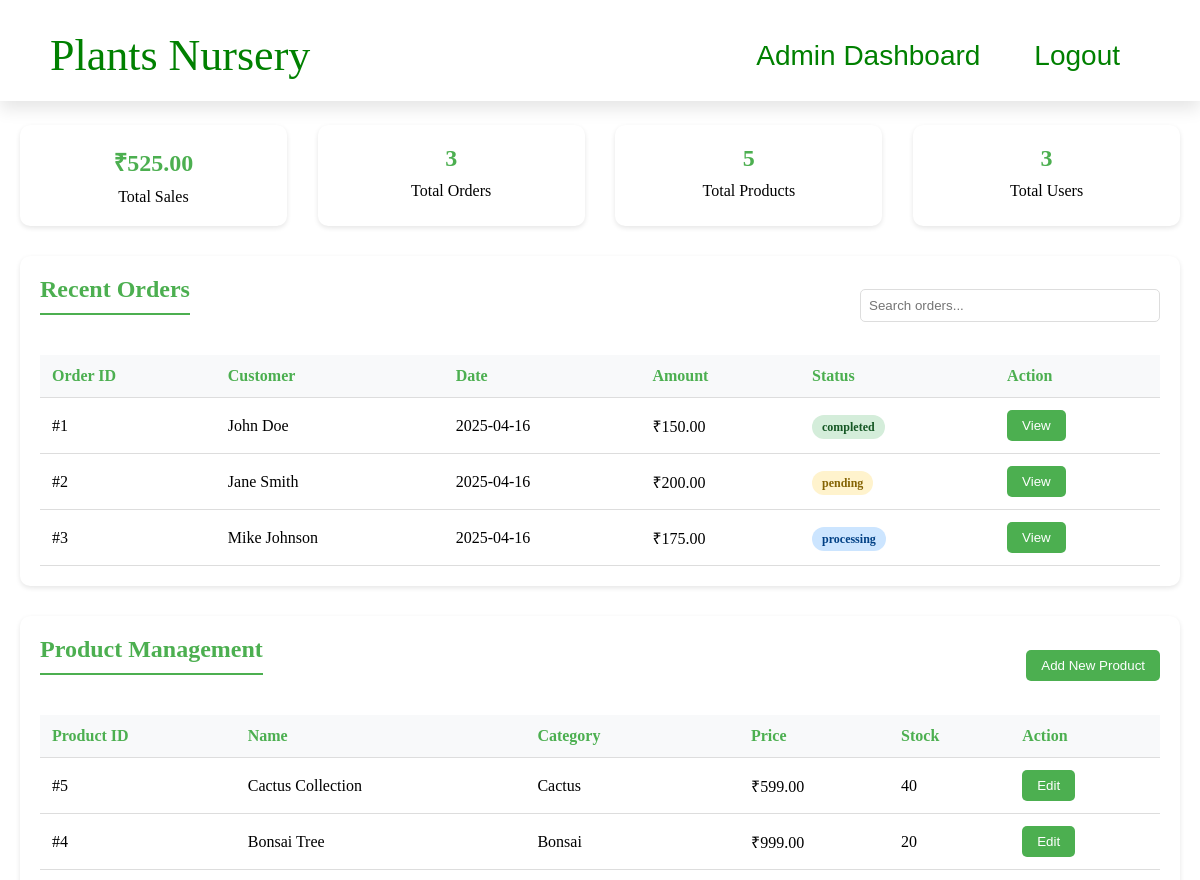
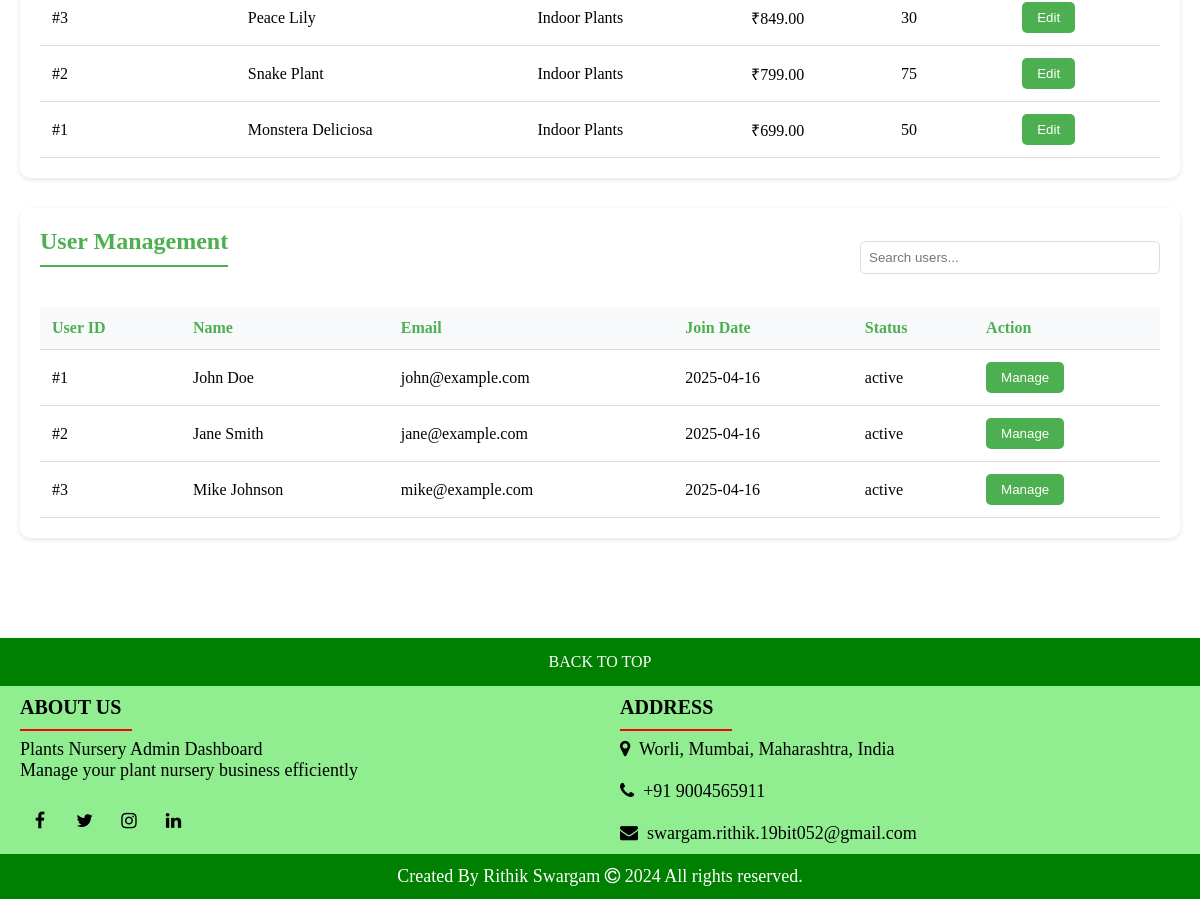
The page /admin.php (signed in) on the database its author committed (2 pictures, top to bottom).
### tables this page shows
CREATE TABLE IF NOT EXISTS orders (
    order_id INT AUTO_INCREMENT PRIMARY KEY,
    user_id INT NOT NULL,
    customer_name VARCHAR(100) NOT NULL,
    customer_email VARCHAR(100) NOT NULL,
    customer_phone VARCHAR(20) NOT NULL,
    shipping_address TEXT NOT NULL,
    amount DECIMAL(10,2) NOT NULL,
    payment_method VARCHAR(50) NOT NULL,
    order_date TIMESTAMP DEFAULT CURRENT_TIMESTAMP,
    status ENUM('pending', 'processing', 'completed', 'cancelled') DEFAULT 'pending',
    FOREIGN KEY (user_id) REFERENCES users(user_id)
);

CREATE TABLE IF NOT EXISTS products (
    product_id INT AUTO_INCREMENT PRIMARY KEY,
    name VARCHAR(100) NOT NULL,
    description TEXT,
    category VARCHAR(50) NOT NULL,
    price DECIMAL(10,2) NOT NULL,
    stock INT NOT NULL DEFAULT 0,
    image_url VARCHAR(255),
    created_at TIMESTAMP DEFAULT CURRENT_TIMESTAMP,
    updated_at TIMESTAMP DEFAULT CURRENT_TIMESTAMP ON UPDATE CURRENT_TIMESTAMP,
    status ENUM('active', 'inactive') DEFAULT 'active'
);

CREATE TABLE IF NOT EXISTS users (
    user_id INT AUTO_INCREMENT PRIMARY KEY,
    name VARCHAR(100) NOT NULL,
    email VARCHAR(100) NOT NULL UNIQUE,
    password VARCHAR(255) NOT NULL,
    phone VARCHAR(20),
    address TEXT,
    join_date TIMESTAMP DEFAULT CURRENT_TIMESTAMP,
    status ENUM('active', 'inactive') DEFAULT 'active'
);

### admin.php (the view, shortened to what this page needs)
<?php
$servername = "localhost";
$username = "root";
$password = "";
$dbname = "plants_nursery";
$conn = new mysqli($servername, $username, $password, $dbname);
$stats = array(
    'total_sales' => 0,
    'total_orders' => 0,
    'total_products' => 0,
    'total_users' => 0
);
$result = $conn->query("SELECT SUM(amount) as total FROM orders");
if ($result && $row = $result->fetch_assoc()) {
    $stats['total_sales'] = $row['total'] ?? 0;
}
$result = $conn->query("SELECT COUNT(*) as total FROM orders");
if ($result && $row = $result->fetch_assoc()) {
    $stats['total_orders'] = $row['total'];
}
$result = $conn->query("SELECT COUNT(*) as total FROM products");
if ($result && $row = $result->fetch_assoc()) {
    $stats['total_products'] = $row['total'];
}
$result = $conn->query("SELECT COUNT(*) as total FROM users");
if ($result && $row = $result->fetch_assoc()) {
    $stats['total_users'] = $row['total'];
}
$recent_orders = array();
$result = $conn->query("SELECT * FROM orders ORDER BY order_date DESC LIMIT 5");
if ($result) {
    while ($row = $result->fetch_assoc()) {
        $recent_orders[] = $row;
    }
}
$products = array();
$result = $conn->query("SELECT * FROM products ORDER BY product_id DESC LIMIT 5");
if ($result) {
    while ($row = $result->fetch_assoc()) {
        $products[] = $row;
    }
}
$users = array();
$result = $conn->query("SELECT * FROM users ORDER BY join_date DESC LIMIT 5");
if ($result) {
    while ($row = $result->fetch_assoc()) {
        $users[] = $row;
    }
}
?>
<!DOCTYPE html>
<html>
<head>
    <link rel="stylesheet" href="Homepage.css">
    <link rel="stylesheet" href="https://cdnjs.cloudflare.com/ajax/libs/font-awesome/4.7.0/css/font-awesome.min.css">
</head>
<body>
    <header>
        <div class="navbar">
            <div class="title">
                <a href="Homepage.html">Plants Nursery</a>
            </div>
            <nav>
                <ul>
                    <li><a href="admin.php" class="active">Admin Dashboard</a></li>
                    <li><a href="admin_logout.php">Logout</a></li>
                </ul>
            </nav>
        </div>
    </header>
    <div class="admin-container">
        <div class="admin-welcome">
            Welcome, <span><?php echo htmlspecialchars($_SESSION['admin_username']); ?></span>
        </div>
        <div class="admin-header">
            <h1>Admin Dashboard</h1>
        </div>
        <div class="admin-stats">
            <div class="stat-card">
                <h3>₹<?php echo number_format($stats['total_sales'], 2); ?></h3>
                <p>Total Sales</p>
            </div>
            <div class="stat-card">
                <h3><?php echo number_format($stats['total_orders']); ?></h3>
                <p>Total Orders</p>
            </div>
            <div class="stat-card">
                <h3><?php echo number_format($stats['total_products']); ?></h3>
                <p>Total Products</p>
            </div>
            <div class="stat-card">
                <h3><?php echo number_format($stats['total_users']); ?></h3>
                <p>Total Users</p>
            </div>
        </div>
        <div class="admin-section">
            <div class="search-bar">
                <h2>Recent Orders</h2>
                <input type="text" placeholder="Search orders...">
            </div>
            <table class="admin-table">
                <thead>
                    <tr>
                        <th>Order ID</th>
                        <th>Customer</th>
                        <th>Date</th>
                        <th>Amount</th>
                        <th>Status</th>
                        <th>Action</th>
                    </tr>
                </thead>
                <tbody>
                    <?php foreach ($recent_orders as $order): ?>
                    <tr>
                        <td>#<?php echo htmlspecialchars($order['order_id']); ?></td>
                        <td><?php echo htmlspecialchars($order['customer_name']); ?></td>
                        <td><?php echo date('Y-m-d', strtotime($order['order_date'])); ?></td>
                        <td>₹<?php echo number_format($order['amount'], 2); ?></td>
                        <td>
                            <span class="status status-<?php echo strtolower($order['status']); ?>">
                                <?php echo htmlspecialchars($order['status']); ?>
                            </span>
                        </td>
                        <td><button class="admin-btn">View</button></td>
                    </tr>
                    <?php endforeach; ?>
                </tbody>
            </table>
        </div>
        <div class="admin-section">
            <div class="search-bar">
                <h2>Product Management</h2>
                <button class="admin-btn">Add New Product</button>
            </div>
            <table class="admin-table">
                <thead>
                    <tr>
                        <th>Product ID</th>
                        <th>Name</th>
                        <th>Category</th>
                        <th>Price</th>
                        <th>Stock</th>
                        <th>Action</th>
                    </tr>
                </thead>
                <tbody>
                    <?php foreach ($products as $product): ?>
                    <tr>
                        <td>#<?php echo htmlspecialchars($product['product_id']); ?></td>
                        <td><?php echo htmlspecialchars($product['name']); ?></td>
                        <td><?php echo htmlspecialchars($product['category']); ?></td>
                        <td>₹<?php echo number_format($product['price'], 2); ?></td>
                        <td><?php echo htmlspecialchars($product['stock']); ?></td>
                        <td><button class="admin-btn">Edit</button></td>
                    </tr>
                    <?php endforeach; ?>
                </tbody>
            </table>
        </div>
        <div class="admin-section">
            <div class="search-bar">
                <h2>User Management</h2>
                <input type="text" placeholder="Search users...">
            </div>
            <table class="admin-table">
                <thead>
                    <tr>
                        <th>User ID</th>
                        <th>Name</th>
                        <th>Email</th>
                        <th>Join Date</th>
                        <th>Status</th>
                        <th>Action</th>
                    </tr>
                </thead>
                <tbody>
                    <?php foreach ($users as $user): ?>
                    <tr>
                        <td>#<?php echo htmlspecialchars($user['user_id']); ?></td>
                        <td><?php echo htmlspecialchars($user['name']); ?></td>
                        <td><?php echo htmlspecialchars($user['email']); ?></td>
                        <td><?php echo date('Y-m-d', strtotime($user['join_date'])); ?></td>
                        <td><?php echo htmlspecialchars($user['status']); ?></td>
                        <td><button class="admin-btn">Manage</button></td>
                    </tr>
                    <?php endforeach; ?>
                </tbody>
            </table>
        </div>
    </div>
    <footer>
        <div class="BackToTop"><center><a href="admin.php"> BACK TO TOP </a></center></div>
        <div class="main-content">
            <div class="left box">
                <h2>About us</h2>
                <div class="content">
                    <p>Plants Nursery Admin Dashboard</p>
                    <p>Manage your plant nursery business efficiently</p>
                    <div class="social">
                        <a href="http://facebook.com/" target="_blank"><span class="fa fa-facebook"></span></a>
                        <a href="http://twitter.com" target="_blank"><span class="fa fa-twitter"></span></a>
                        <a href="http://instagram.com/1rithik1" target="_blank"><span class="fa fa-instagram"></span></a>
                        <a href="http://linkedin.com" target="_blank"><span class="fa fa-linkedin"></span></a>
                    </div>
                </div>
            </div>
            <div class="center box">
                <h2>Address</h2>
                <div class="content">
                    <div class="place">
                        <span class="fa fa-map-marker">&nbsp;</span>
                        <span class="text"> Worli, Mumbai, Maharashtra, India </span>
                    </div>
                    <br>
                    <div class="phone">
                        <span class="fa fa-phone">&nbsp;</span>
                        <span class="text"> +91 9004565911 </span>
                    </div>
                    <br>
                    <div class="email">
                        <span class="fa fa-envelope">&nbsp;</span>
                        <span class="text"> swargam.rithik.19bit052@gmail.com </span>
                    </div>
                </div>
            </div>
        </div>
        <div class="bottom">
            <center>
                <span class="credit">Created By Rithik Swargam</span>
                <span class="fa fa-copyright"></span><span> 2024 All rights reserved.</span>
            </center>
        </div>
    </footer>
</body>
</html>

### Homepage.css (style rules this page uses)
* { margin:0; padding: 0; box-sizing: border-box; }
.title a { color: green; font-size: 44px; }
header { height: 18%; width: 100%; background-position: center; background-size: cover; position: absolute; }
.navbar { display: flex; align-items: center; padding: 20px; padding-left: 50px; padding-right: 30px; padding-top: 30px; background-color: white; position: fixed; width: 100%; box-shadow: 0 .5rem 1rem rgba(0,0,0,.1); }
nav { flex: 1; text-align: right; }
nav ul { display: inline-block; list-style: none; }
nav ul li { display: inline-block; margin-right: 50px; }
nav ul li a { text-decoration: none; font-size: 28px; color:green; font-family: sans-serif; }
a { text-decoration: none; color:black; }
footer { margin-top: 50px; bottom: 0px; width: 100%; background-color: lightgreen; }
.BackToTop { padding: 15px; background-color: green; }
.BackToTop a { color: white; }
.main-content { display: flex; }
.main-content .box { flex-basis: 50%; padding: 10px 20px; }
.box h2 { font-size: 20px; font-weight: 600; text-transform: uppercase; }
.box .content { margin: 20px 0 0 0; font-size: 18px; position: relative; }
.box .content:after { position: absolute; content: ''; top:-10px; height: 2px; width: 20%; background: red; }
.left .content p { text-align: justify; }
.left .content .social { margin: 20px 0 0 0; }
.left .content .social a { margin: 20px 0 0 0; }
.left .content .social a span { height: 40px; width: 40px; background: lightgreen; color: black; line-height: 40px; text-align: center; font-size: 18px; border-radius: 5px; transition: 0.3s; }
.bottom center { padding: 12px; font-size: 18px; background: green; }
.bottom center span { color: white; }

### admin.php (style rules this page uses)
.admin-container { max-width: 1200px; margin: 0 auto; padding: 20px; }
.admin-header { text-align: center; margin-bottom: 30px; }
.admin-stats { display: flex; justify-content: space-between; margin-bottom: 30px; }
.stat-card { background: white; padding: 20px; border-radius: 10px; box-shadow: 0 2px 5px rgba(0,0,0,0.1); width: 23%; text-align: center; }
.stat-card h3 { color: #4CAF50; font-size: 24px; margin-bottom: 10px; }
.admin-section { background: white; padding: 20px; border-radius: 10px; box-shadow: 0 2px 5px rgba(0,0,0,0.1); margin-bottom: 30px; }
.admin-section h2 { color: #4CAF50; margin-bottom: 20px; border-bottom: 2px solid #4CAF50; padding-bottom: 10px; }
.admin-table { width: 100%; border-collapse: collapse; }
.admin-table th, .admin-table td { padding: 12px; text-align: left; border-bottom: 1px solid #ddd; }
.admin-table th { background-color: #f8f9fa; color: #4CAF50; }
.admin-btn { background: #4CAF50; color: white; border: none; padding: 8px 15px; border-radius: 5px; cursor: pointer; transition: background 0.3s; }
.status { padding: 5px 10px; border-radius: 15px; font-size: 12px; font-weight: bold; }
.status-pending { background: #fff3cd; color: #856404; }
.status-completed { background: #d4edda; color: #155724; }
.status-processing { background: #cce5ff; color: #004085; }
.search-bar { margin-bottom: 20px; display: flex; justify-content: space-between; align-items: center; }
.search-bar input { padding: 8px; border: 1px solid #ddd; border-radius: 5px; width: 300px; }
.admin-welcome { text-align: right; margin-bottom: 20px; color: #666; }
.admin-welcome span { color: #4CAF50; font-weight: bold; }

### rows shown on the page
orders: order_id "1", customer_name "John Doe", order_date "2025-04-16", amount "150.00", status "completed"
orders: order_id "2", customer_name "Jane Smith", order_date "2025-04-16", amount "200.00", status "pending"
orders: order_id "3", customer_name "Mike Johnson", order_date "2025-04-16", amount "175.00", status "processing"
products: product_id "5", name "Cactus Collection", category "Cactus", price "599.00", stock "40"
products: product_id "4", name "Bonsai Tree", category "Bonsai", price "999.00", stock "20"
products: product_id "3", name "Peace Lily", category "Indoor Plants", price "849.00", stock "30"
products: product_id "2", name "Snake Plant", category "Indoor Plants", price "799.00", stock "75"
products: product_id "1", name "Monstera Deliciosa", category "Indoor Plants", price "699.00", stock "50"
users: user_id "1", name "John Doe", email "john@example.com", join_date "2025-04-16", status "active"
users: user_id "2", name "Jane Smith", email "jane@example.com", join_date "2025-04-16", status "active"
users: user_id "3", name "Mike Johnson", email "mike@example.com", join_date "2025-04-16", status "active"

### other values the page prints
$stats['total_sales'] "525.00"
$stats['total_orders'] "3"
$stats['total_products'] "5"
$stats['total_users'] "3"
